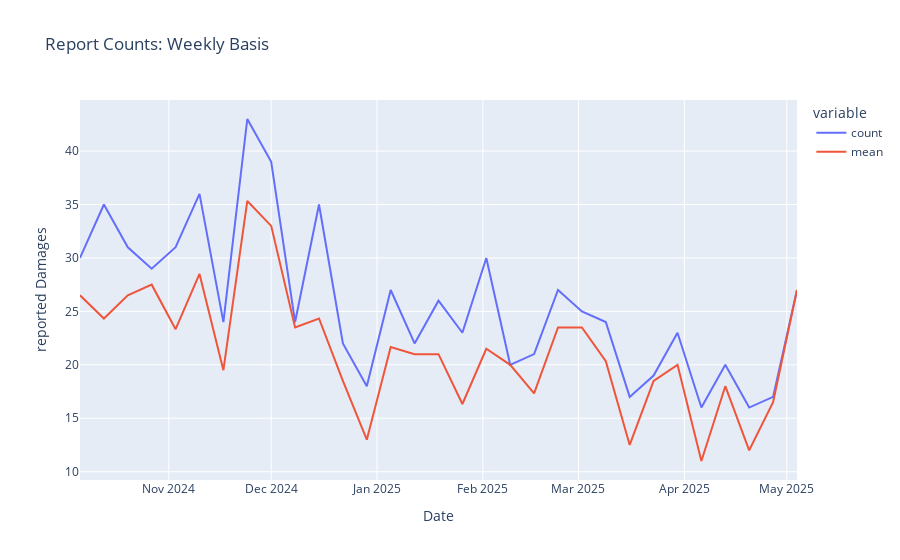

The notebook cell this image was saved under:
### Code cell
fig = px.line(df_time, title="Report Counts: Weekly Basis")
fig.update_layout(xaxis_title="Date", yaxis_title="reported Damages")
